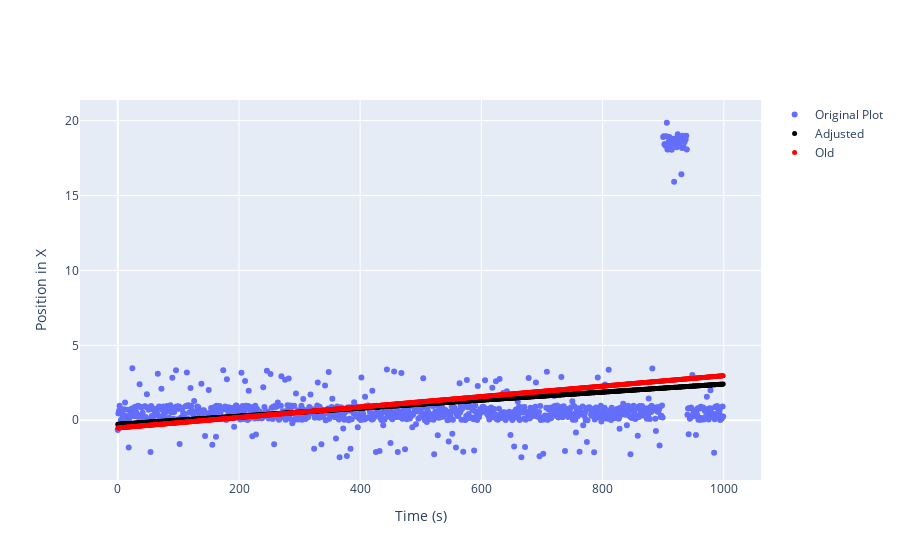

The code cell stored with this chart in its notebook:
### Code cell
from scipy.optimize import curve_fit

def func(x, a, b):
    return a * x + b

p, pcov = curve_fit(func, xx, yy)
y_exp = func(xx, *p)
print(p)


fig = go.Figure()
fig.add_trace(go.Scatter(x = xx, y=origGraph,
    name='Original Plot', mode='markers'))
fig.add_trace(go.Scatter(
    x=xx,
    y=y_exp,
    mode='markers',
    marker=dict(
        color='black',
        size=5
    ),
    name='Adjusted'
))
fig.add_trace(go.Scatter(
    x=xx,
    y=y_exp_outliers,
    mode='markers',
    marker=dict(
        color='red',
        size=5
    ),
    name='Old'
))
fig.update_layout(
      xaxis=dict(
        title='Time (s)'
    ),
    yaxis=dict(
        title='Position in X'
    ))
fig.show()

timeEnd = time.time()
timeElapsed = timeEnd - timeStart

### Figure 1 — Plotly figure (JSON) as saved in the notebook; plotly's stock layout.template omitted (floating-point values rounded to 4 significant figures; data arrays with more than 128 entries replaced by an {"elided": "..."} marker saying what was removed)
{"data": [{"mode": "markers", "name": "Original Plot", "type": "scatter", "x": {"elided": "1000 int values"}, "y": {"elided": "1000 float values"}}, {"marker": {"color": "black", "size": 5}, "mode": "markers", "name": "Adjusted", "type": "scatter", "x": {"elided": "1000 int values"}, "y": {"elided": "1000 float values"}}, {"marker": {"color": "red", "size": 5}, "mode": "markers", "name": "Old", "type": "scatter", "x": {"elided": "1000 int values"}, "y": {"elided": "1000 float values"}}], "layout": {"xaxis": {"title": {"text": "Time (s)"}}, "yaxis": {"title": {"text": "Position in X"}}}}
